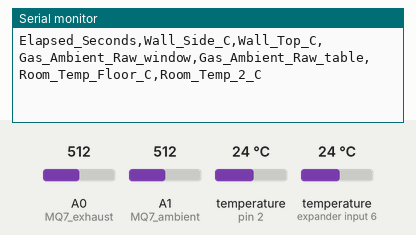
Recording of a sketch running on a simulated Arduino Uno, built with avr-gcc and run on an emulated ATmega328P. On the bench: the last lines printed to the serial monitor. The test bench sets the inputs (shaded band); at power-on: temperature (sensors on pin 2, expander input 6) 24 °C, A0 (MQ7_exhaust) = 512, A1 (MQ7_ambient) = 512.

Above: at 1.2 s.
1.3 s: temperature (sensor on pin 2) set to 12 °C
At 2.7 s:
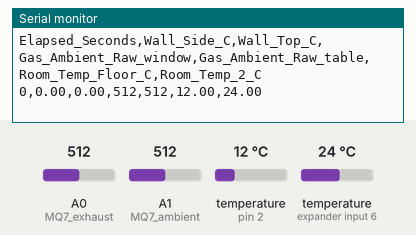
8.6 s: temperature (sensor on expander input 6) set to 12 °C
At 13.5 s:
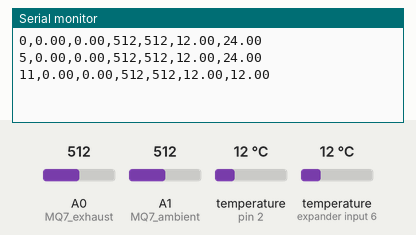
15.2 s: A0 (MQ7_exhaust) set to 716
At 19.5 s:
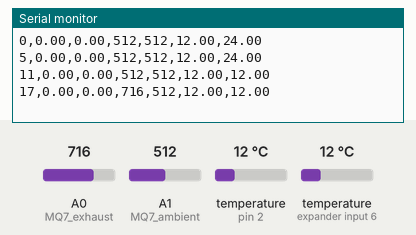
21.8 s: A1 (MQ7_ambient) set to 716
At 25.6 s:
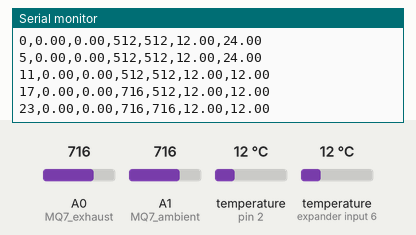
28.4 s: temperature (sensor on pin 2) set to 19 °C
At 31.6 s:
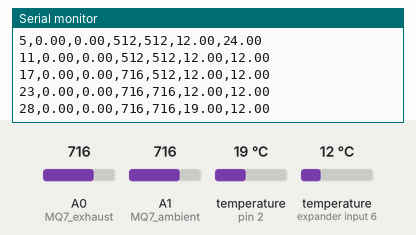
35.0 s: temperature (sensor on expander input 6) set to 19 °C
At 36.5 s:
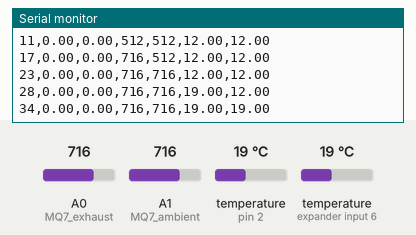
Timing chart, 0 to 38.0 s (numbered marks = the images above; inputs shaded):
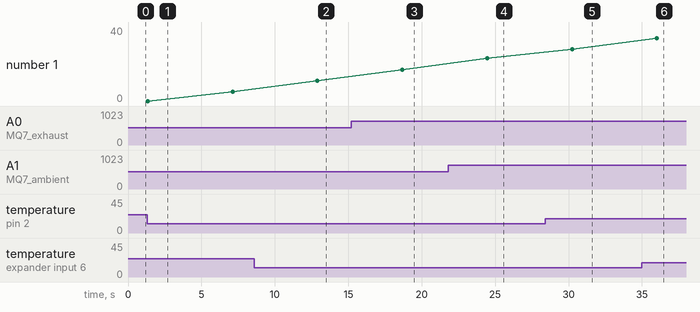

The sketch:

Bhukari_Study.ino
```cpp
#include "MAX6675.h" // Rob Tillaart's specific library header
#include <OneWire.h>
#include <DallasTemperature.h>

// --- Pin Map ---
const int thermoSO  = 12; // MISO Line
const int thermoSCK = 13; // Clock Line
const int thermoCS1 = 10; // Chip Select 1 (Top Wall)
const int thermoCS2 = 9;  // Chip Select 2 (Bottom Wall)

const int MQ7_exhaust = A0;
const int MQ7_ambient = A1;

const int ONE_WIRE_BUS = 2;

// --- Objects ---
// NOTE: Rob Tillaart's constructor order is strict: (Select/CS, MISO/SO, Clock/SCK)
MAX6675 wallTemp1(thermoCS1, thermoSO, thermoSCK);
MAX6675 wallTemp2(thermoCS2, thermoSO, thermoSCK);

OneWire oneWire(ONE_WIRE_BUS);
DallasTemperature roomSensors(&oneWire);

unsigned long startTime;

void setup() {
  Serial.begin(9600);

  // Initialize the room sensor array
  roomSensors.begin();

  // CRITICAL FOR ROB TILLAART'S LIBRARY: Initialize both thermocouples
  wallTemp1.begin();
  wallTemp2.begin();

  startTime = millis();

  // CSV Column Headers for Excel tracking
  Serial.println("Elapsed_Seconds,Wall_Side_C,Wall_Top_C,Gas_Ambient_Raw_window,Gas_Ambient_Raw_table,Room_Temp_Floor_C,Room_Temp_2_C");
}

void loop() {
  unsigned long elapsedSeconds = (millis() - startTime) / 1000;

  // 1. Read K-Type Thermocouples (Stove Wall)
  // Rob Tillaart's library requires you to trigger .read() before requesting the data
  wallTemp1.read();
  float wTop = wallTemp1.getCelsius();
  delay(250);

  wallTemp2.read();
  float wBot = wallTemp2.getCelsius();
  delay(250);

  // 2. Read MQ-7 Carbon Monoxide Sensors
  int gasExhaust = analogRead(MQ7_exhaust);
  int gasAmbient = analogRead(MQ7_ambient);

  // 3. Read DS18B20 Room Array
  roomSensors.requestTemperatures();
  float rTemp1 = roomSensors.getTempCByIndex(0);
  float rTemp2 = roomSensors.getTempCByIndex(1);

  // 4. Stream Data in CSV Format
  Serial.print(elapsedSeconds);  Serial.print(",");
  Serial.print(wTop);            Serial.print(",");
  Serial.print(wBot);            Serial.print(",");
  Serial.print(gasExhaust);      Serial.print(",");
  Serial.print(gasAmbient);      Serial.print(",");
  Serial.print(rTemp1);          Serial.print(",");
  Serial.println(rTemp2);

  // Data log timing adjustment (5000ms total loop window)
  delay(4500);
}
```

Measured:
- after the input at 1.3 s, the serial monitor: prints a new line after 0.05 s (image 1)
- after the input at 8.6 s, the serial monitor: prints a new line after 4.3 s (image 2)
- after the input at 15.2 s, the serial monitor: prints a new line after 3.5 s (image 3)
- after the input at 21.8 s, the serial monitor: prints a new line after 2.7 s (image 4)
- after the input at 28.4 s, the serial monitor: prints a new line after 1.8 s (image 5)
- after the input at 35.0 s, the serial monitor: prints a new line after 1.0 s (image 6)
